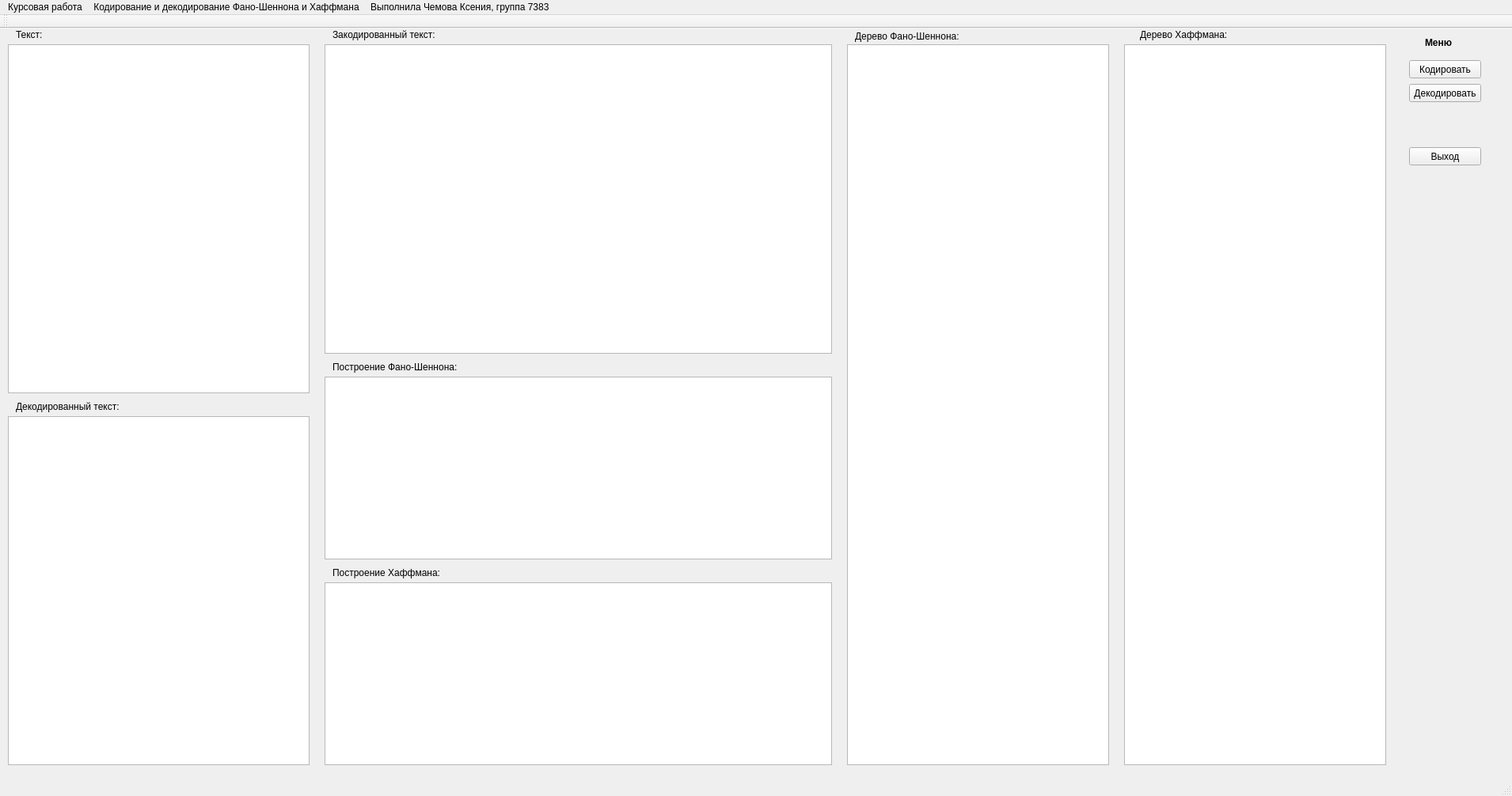
<?xml version="1.0" encoding="UTF-8"?>
<ui version="4.0">
 <class>MainWindow</class>
 <widget class="QMainWindow" name="MainWindow">
  <property name="enabled">
   <bool>true</bool>
  </property>
  <property name="geometry">
   <rect>
    <x>0</x>
    <y>0</y>
    <width>1910</width>
    <height>1006</height>
   </rect>
  </property>
  <property name="windowTitle">
   <string>MainWindow</string>
  </property>
  <widget class="QWidget" name="centralWidget">
   <property name="minimumSize">
    <size>
     <width>1533</width>
     <height>941</height>
    </size>
   </property>
   <property name="autoFillBackground">
    <bool>false</bool>
   </property>
   <widget class="QPushButton" name="ChooseEncode">
    <property name="geometry">
     <rect>
      <x>1780</x>
      <y>40</y>
      <width>91</width>
      <height>23</height>
     </rect>
    </property>
    <property name="text">
     <string>Кодировать</string>
    </property>
   </widget>
   <widget class="QTextEdit" name="ResultEdit">
    <property name="geometry">
     <rect>
      <x>1070</x>
      <y>20</y>
      <width>331</width>
      <height>911</height>
     </rect>
    </property>
    <property name="readOnly">
     <bool>true</bool>
    </property>
   </widget>
   <widget class="QTextEdit" name="DecodeEdit">
    <property name="geometry">
     <rect>
      <x>10</x>
      <y>490</y>
      <width>381</width>
      <height>441</height>
     </rect>
    </property>
    <property name="readOnly">
     <bool>true</bool>
    </property>
   </widget>
   <widget class="QPushButton" name="on_close">
    <property name="geometry">
     <rect>
      <x>1780</x>
      <y>150</y>
      <width>91</width>
      <height>23</height>
     </rect>
    </property>
    <property name="text">
     <string>Выход</string>
    </property>
   </widget>
   <widget class="QTextEdit" name="PreEdit">
    <property name="geometry">
     <rect>
      <x>10</x>
      <y>20</y>
      <width>381</width>
      <height>441</height>
     </rect>
    </property>
    <property name="readOnly">
     <bool>true</bool>
    </property>
   </widget>
   <widget class="QPushButton" name="MakeDecode">
    <property name="geometry">
     <rect>
      <x>1780</x>
      <y>70</y>
      <width>91</width>
      <height>23</height>
     </rect>
    </property>
    <property name="text">
     <string>Декодировать</string>
    </property>
   </widget>
   <widget class="QTextEdit" name="HuffTree">
    <property name="geometry">
     <rect>
      <x>1420</x>
      <y>20</y>
      <width>331</width>
      <height>911</height>
     </rect>
    </property>
    <property name="readOnly">
     <bool>true</bool>
    </property>
   </widget>
   <widget class="QLabel" name="label">
    <property name="geometry">
     <rect>
      <x>20</x>
      <y>0</y>
      <width>55</width>
      <height>16</height>
     </rect>
    </property>
    <property name="text">
     <string>&lt;html&gt;&lt;head/&gt;&lt;body&gt;&lt;p&gt;&lt;span style=&quot; font-size:9pt;&quot;&gt;Текст:&lt;/span&gt;&lt;/p&gt;&lt;/body&gt;&lt;/html&gt;</string>
    </property>
   </widget>
   <widget class="QLabel" name="label_4">
    <property name="geometry">
     <rect>
      <x>1080</x>
      <y>0</y>
      <width>171</width>
      <height>20</height>
     </rect>
    </property>
    <property name="text">
     <string>&lt;html&gt;&lt;head/&gt;&lt;body&gt;&lt;p&gt;&lt;span style=&quot; font-size:9pt;&quot;&gt;Дерево Фано-Шеннона:&lt;/span&gt;&lt;/p&gt;&lt;/body&gt;&lt;/html&gt;</string>
    </property>
   </widget>
   <widget class="QLabel" name="label_5">
    <property name="geometry">
     <rect>
      <x>1440</x>
      <y>0</y>
      <width>141</width>
      <height>16</height>
     </rect>
    </property>
    <property name="text">
     <string>&lt;html&gt;&lt;head/&gt;&lt;body&gt;&lt;p&gt;&lt;span style=&quot; font-size:9pt;&quot;&gt;Дерево Хаффмана:&lt;/span&gt;&lt;/p&gt;&lt;/body&gt;&lt;/html&gt;</string>
    </property>
   </widget>
   <widget class="QLabel" name="label_2">
    <property name="geometry">
     <rect>
      <x>20</x>
      <y>470</y>
      <width>171</width>
      <height>16</height>
     </rect>
    </property>
    <property name="text">
     <string>&lt;html&gt;&lt;head/&gt;&lt;body&gt;&lt;p&gt;&lt;span style=&quot; font-size:9pt;&quot;&gt;Декодированный текст:&lt;/span&gt;&lt;/p&gt;&lt;/body&gt;&lt;/html&gt;</string>
    </property>
   </widget>
   <widget class="QLabel" name="label_3">
    <property name="geometry">
     <rect>
      <x>1800</x>
      <y>10</y>
      <width>55</width>
      <height>16</height>
     </rect>
    </property>
    <property name="text">
     <string>&lt;html&gt;&lt;head/&gt;&lt;body&gt;&lt;p&gt;&lt;span style=&quot; font-size:9pt; font-weight:600;&quot;&gt;Меню&lt;/span&gt;&lt;/p&gt;&lt;/body&gt;&lt;/html&gt;</string>
    </property>
   </widget>
   <widget class="QTextEdit" name="HuffmanStep">
    <property name="geometry">
     <rect>
      <x>410</x>
      <y>700</y>
      <width>641</width>
      <height>231</height>
     </rect>
    </property>
    <property name="readOnly">
     <bool>true</bool>
    </property>
   </widget>
   <widget class="QTextEdit" name="CodesEdit">
    <property name="geometry">
     <rect>
      <x>410</x>
      <y>440</y>
      <width>641</width>
      <height>231</height>
     </rect>
    </property>
    <property name="readOnly">
     <bool>true</bool>
    </property>
   </widget>
   <widget class="QTextEdit" name="BinaryEdit">
    <property name="geometry">
     <rect>
      <x>410</x>
      <y>20</y>
      <width>641</width>
      <height>391</height>
     </rect>
    </property>
    <property name="readOnly">
     <bool>true</bool>
    </property>
   </widget>
   <widget class="QLabel" name="label_6">
    <property name="geometry">
     <rect>
      <x>420</x>
      <y>0</y>
      <width>171</width>
      <height>16</height>
     </rect>
    </property>
    <property name="text">
     <string>&lt;html&gt;&lt;head/&gt;&lt;body&gt;&lt;p&gt;&lt;span style=&quot; font-size:9pt;&quot;&gt;Закодированный текст:&lt;/span&gt;&lt;/p&gt;&lt;/body&gt;&lt;/html&gt;</string>
    </property>
   </widget>
   <widget class="QLabel" name="label_8">
    <property name="geometry">
     <rect>
      <x>420</x>
      <y>420</y>
      <width>191</width>
      <height>16</height>
     </rect>
    </property>
    <property name="text">
     <string>&lt;html&gt;&lt;head/&gt;&lt;body&gt;&lt;p&gt;&lt;span style=&quot; font-size:9pt;&quot;&gt;Построение Фано-Шеннона:&lt;/span&gt;&lt;/p&gt;&lt;/body&gt;&lt;/html&gt;</string>
    </property>
   </widget>
   <widget class="QLabel" name="label_9">
    <property name="geometry">
     <rect>
      <x>420</x>
      <y>680</y>
      <width>171</width>
      <height>16</height>
     </rect>
    </property>
    <property name="text">
     <string>&lt;html&gt;&lt;head/&gt;&lt;body&gt;&lt;p&gt;&lt;span style=&quot; font-size:9pt;&quot;&gt;Построение Хаффмана:&lt;/span&gt;&lt;/p&gt;&lt;/body&gt;&lt;/html&gt;</string>
    </property>
   </widget>
  </widget>
  <widget class="QMenuBar" name="menuBar">
   <property name="geometry">
    <rect>
     <x>0</x>
     <y>0</y>
     <width>1910</width>
     <height>26</height>
    </rect>
   </property>
   <widget class="QMenu" name="menu">
    <property name="title">
     <string>Курсовая работа</string>
    </property>
   </widget>
   <widget class="QMenu" name="menu_2">
    <property name="title">
     <string>Кодирование и декодирование Фано-Шеннона и Хаффмана</string>
    </property>
   </widget>
   <widget class="QMenu" name="menu_7383">
    <property name="title">
     <string>Выполнила Чемова Ксения, группа 7383 </string>
    </property>
   </widget>
   <addaction name="menu"/>
   <addaction name="menu_2"/>
   <addaction name="menu_7383"/>
  </widget>
  <widget class="QToolBar" name="mainToolBar">
   <attribute name="toolBarArea">
    <enum>TopToolBarArea</enum>
   </attribute>
   <attribute name="toolBarBreak">
    <bool>false</bool>
   </attribute>
  </widget>
  <widget class="QStatusBar" name="statusBar"/>
 </widget>
 <layoutdefault spacing="6" margin="11"/>
 <resources/>
 <connections/>
</ui>
